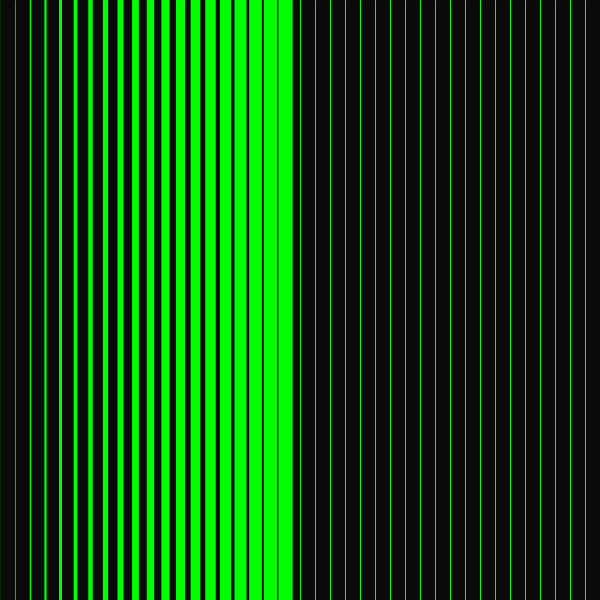
Frame 1 (no input)
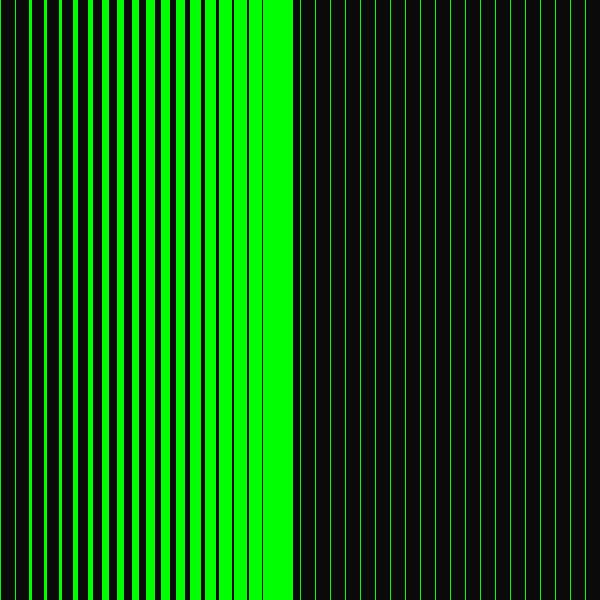
Frame 60 (the mouse pressed at the canvas centre just before this capture)
Frame 120 (the mouse held since frame 60 and released just before this capture): identical to frame 60, image omitted

The Processing sketch that drew these frames (run headless with seeded random() and noise(); from frame 60 on, the mouse is pressed at the canvas centre):

// Processing sketch: scaffidi
// ── scaffidi.pde

//Mauro Scaffidi

void setup() {
  size(600, 600);
  background(10);
}

void draw() {
  for (int i= 0; i< 600; i +=15) {
    
    //MOD
    if( i < 300 )
      strokeWeight( map(i, 0, 300, 0, 15 ) );
    else
      strokeWeight( 1 );
      
    stroke(0, 255, 0);
    line( i, 0, i, 600);
  }
}
